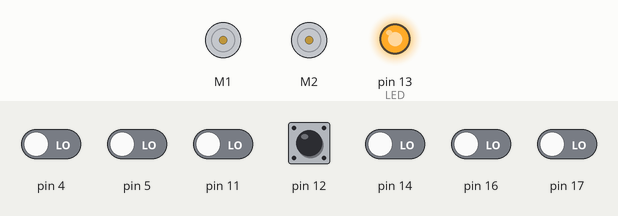
Recording of a sketch running on a simulated Arduino Uno, built with avr-gcc and run on an emulated ATmega328P. On the bench: 2 × DC motor (green arrow = forward, orange = backward, longer = faster), output pins drawn as LEDs (lit = HIGH). The inputs (shaded band) are chosen by the test bench; at power-on: pin 12 HIGH, pin 4, pin 5, pin 11, pin 14, pin 16, pin 17 LOW. Random numbers use the default seed unless the sketch sets one.

Above: at 0.8 s.
0.9 s: pin 12 pulled LOW for 0.15 s
At 1.6 s:
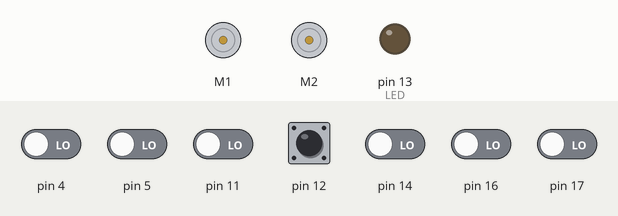
4.0 s: pin 4 driven HIGH
At 6.15 s:
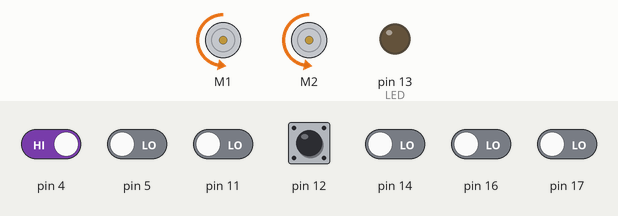
7.0 s: pin 12 pulled LOW for 1 s
At 8.7 s:
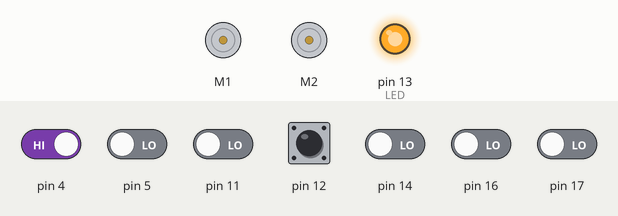
Timing chart, 0 to 10.2 s (numbered marks = the images above; inputs shaded):
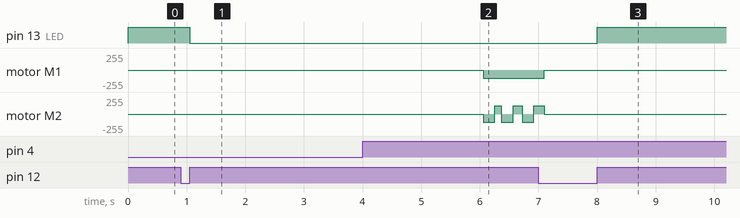

The sketch:

SumoRandomTurn.ino
```cpp
#include <Wire.h>
#include <ZumoShield.h>

// Remove Arduino before flashing

#define LED 13

#define LINE_THRESHOLD  500 // 0 - white, 2000 - black, 200-400 white line, 700-900 red line

// these might need to be tuned for different motor types
#define REVERSE_SPEED     200 // 0 is stopped, 400 is full speed
#define TURN_SPEED        200
#define FORWARD_SPEED     200
#define REVERSE_DURATION  200 // ms
#define TURN_DURATION_MIN     100 // ms
#define TURN_DURATION_MAX     500 // ms

ZumoBuzzer buzzer;
ZumoMotors motors;
Pushbutton button(ZUMO_BUTTON); // pushbutton on pin 12

#define NUM_SENSORS 6
unsigned int sensor_values[NUM_SENSORS];

ZumoReflectanceSensorArray sensors(QTR_NO_EMITTER_PIN);

void waitForButtonAndCountDown()
{
  digitalWrite(LED, HIGH);
  button.waitForButton();
  digitalWrite(LED, LOW);

  // wait 5 seconds to start
  for (int i = 0; i < 5; i++)
  {
    delay(1000);
  }
}

void setup()
{
  // uncomment if necessary to correct motor directions
  //motors.flipLeftMotor(true);
  //motors.flipRightMotor(true);

  pinMode(LED, HIGH);

  waitForButtonAndCountDown();
}

void loop()
{
  if (button.isPressed())
  {
    // if button is pressed, stop and wait for another press to go again
    motors.setSpeeds(0, 0);
    button.waitForRelease();
    waitForButtonAndCountDown();
  }


  sensors.read(sensor_values);

  if (sensor_values[0] < LINE_THRESHOLD)
  {
    // if leftmost sensor detects line, reverse and turn to the right
    motors.setSpeeds(-REVERSE_SPEED, -REVERSE_SPEED);
    delay(REVERSE_DURATION);
    motors.setSpeeds(TURN_SPEED, -TURN_SPEED);
    delay(random(TURN_DURATION_MIN, TURN_DURATION_MAX));
    motors.setSpeeds(FORWARD_SPEED, FORWARD_SPEED);
  }
  else if (sensor_values[5] < LINE_THRESHOLD)
  {
    // if rightmost sensor detects line, reverse and turn to the left
    motors.setSpeeds(-REVERSE_SPEED, -REVERSE_SPEED);
    delay(REVERSE_DURATION);
    motors.setSpeeds(-TURN_SPEED, TURN_SPEED);
    delay(random(TURN_DURATION_MIN, TURN_DURATION_MAX));
    motors.setSpeeds(FORWARD_SPEED, FORWARD_SPEED);
  }
  else
  {
    // otherwise, go straight
    motors.setSpeeds(FORWARD_SPEED, FORWARD_SPEED);
  }
}
```

Measured:
- after the input at 0.9 s, pin 13 (LED): HIGH → LOW after 0.15 s
- after the input at 7.0 s, pin 13 (LED): LOW → HIGH after 1.0 s; motor M1: backward 127/255 → stopped after 0.10 s
